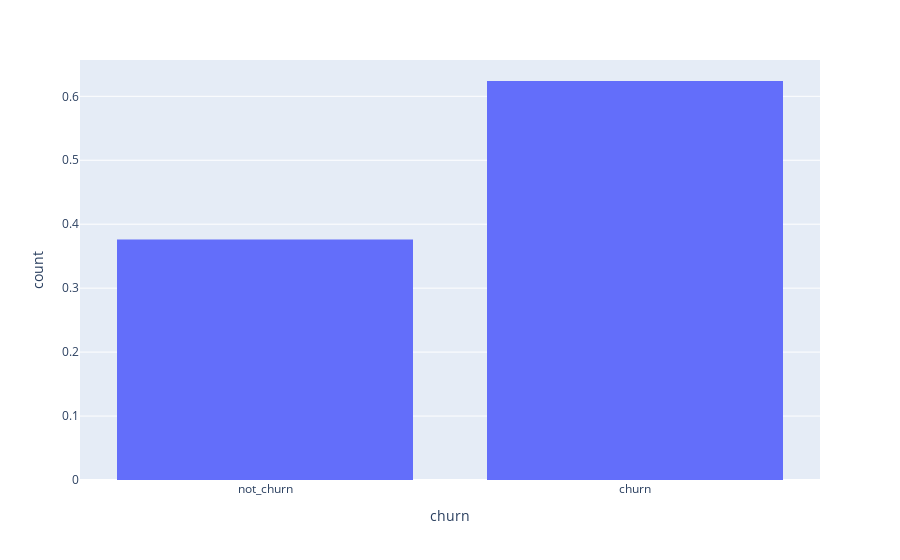

The code cell stored with this chart in its notebook:
### Code cell
fig = px.histogram(df, x='churn', histnorm='probability density')
fig.show()

### Figure 1 — Plotly figure (JSON) as saved in the notebook; plotly's stock layout.template omitted (floating-point values rounded to 4 significant figures; data arrays with more than 128 entries replaced by an {"elided": "..."} marker saying what was removed)
{"data": [{"alignmentgroup": "True", "bingroup": "x", "histnorm": "probability density", "hovertemplate": "churn=%{x}<br>count=%{y}<extra></extra>", "legendgroup": "", "marker": {"color": "#636efa"}, "name": "", "offsetgroup": "", "orientation": "v", "showlegend": false, "type": "histogram", "x": {"elided": "50000 str values"}, "xaxis": "x", "yaxis": "y"}], "layout": {"barmode": "relative", "legend": {"tracegroupgap": 0}, "margin": {"t": 60}, "xaxis": {"anchor": "y", "domain": [0, 1], "title": {"text": "churn"}}, "yaxis": {"anchor": "x", "domain": [0, 1], "title": {"text": "count"}}}}
